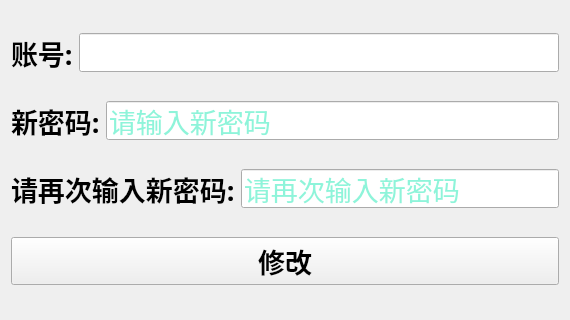
<?xml version="1.0" encoding="UTF-8"?>
<ui version="4.0">
 <class>Form</class>
 <widget class="QWidget" name="Form">
  <property name="geometry">
   <rect>
    <x>0</x>
    <y>0</y>
    <width>570</width>
    <height>320</height>
   </rect>
  </property>
  <property name="minimumSize">
   <size>
    <width>570</width>
    <height>320</height>
   </size>
  </property>
  <property name="maximumSize">
   <size>
    <width>570</width>
    <height>320</height>
   </size>
  </property>
  <property name="windowTitle">
   <string>修改密码</string>
  </property>
  <layout class="QVBoxLayout" name="verticalLayout">
   <item>
    <layout class="QHBoxLayout" name="horizontalLayout">
     <item>
      <widget class="QLabel" name="label">
       <property name="font">
        <font>
         <family>微软雅黑</family>
         <pointsize>20</pointsize>
         <bold>true</bold>
        </font>
       </property>
       <property name="text">
        <string>账号:</string>
       </property>
      </widget>
     </item>
     <item>
      <widget class="QLineEdit" name="txt_user">
       <property name="palette">
        <palette>
         <active>
          <colorrole role="Text">
           <brush brushstyle="SolidPattern">
            <color alpha="255">
             <red>29</red>
             <green>233</green>
             <blue>182</blue>
            </color>
           </brush>
          </colorrole>
         </active>
         <inactive>
          <colorrole role="Text">
           <brush brushstyle="SolidPattern">
            <color alpha="255">
             <red>29</red>
             <green>233</green>
             <blue>182</blue>
            </color>
           </brush>
          </colorrole>
         </inactive>
         <disabled/>
        </palette>
       </property>
       <property name="font">
        <font>
         <pointsize>20</pointsize>
        </font>
       </property>
       <property name="inputMask">
        <string/>
       </property>
       <property name="text">
        <string/>
       </property>
       <property name="readOnly">
        <bool>true</bool>
       </property>
       <property name="placeholderText">
        <string/>
       </property>
      </widget>
     </item>
    </layout>
   </item>
   <item>
    <layout class="QHBoxLayout" name="horizontalLayout_2">
     <item>
      <widget class="QLabel" name="label_2">
       <property name="font">
        <font>
         <family>微软雅黑</family>
         <pointsize>20</pointsize>
         <bold>true</bold>
        </font>
       </property>
       <property name="text">
        <string>新密码:</string>
       </property>
      </widget>
     </item>
     <item>
      <widget class="QLineEdit" name="txt_pwd">
       <property name="palette">
        <palette>
         <active>
          <colorrole role="Text">
           <brush brushstyle="SolidPattern">
            <color alpha="255">
             <red>29</red>
             <green>233</green>
             <blue>182</blue>
            </color>
           </brush>
          </colorrole>
         </active>
         <inactive>
          <colorrole role="Text">
           <brush brushstyle="SolidPattern">
            <color alpha="255">
             <red>29</red>
             <green>233</green>
             <blue>182</blue>
            </color>
           </brush>
          </colorrole>
         </inactive>
         <disabled/>
        </palette>
       </property>
       <property name="font">
        <font>
         <pointsize>20</pointsize>
        </font>
       </property>
       <property name="inputMask">
        <string/>
       </property>
       <property name="text">
        <string/>
       </property>
       <property name="echoMode">
        <enum>QLineEdit::Password</enum>
       </property>
       <property name="placeholderText">
        <string>请输入新密码</string>
       </property>
      </widget>
     </item>
    </layout>
   </item>
   <item>
    <layout class="QHBoxLayout" name="horizontalLayout_3">
     <item>
      <widget class="QLabel" name="label_3">
       <property name="font">
        <font>
         <family>微软雅黑</family>
         <pointsize>20</pointsize>
         <bold>true</bold>
        </font>
       </property>
       <property name="text">
        <string>请再次输入新密码:</string>
       </property>
      </widget>
     </item>
     <item>
      <widget class="QLineEdit" name="txt_pwd2">
       <property name="palette">
        <palette>
         <active>
          <colorrole role="Text">
           <brush brushstyle="SolidPattern">
            <color alpha="255">
             <red>29</red>
             <green>233</green>
             <blue>182</blue>
            </color>
           </brush>
          </colorrole>
         </active>
         <inactive>
          <colorrole role="Text">
           <brush brushstyle="SolidPattern">
            <color alpha="255">
             <red>29</red>
             <green>233</green>
             <blue>182</blue>
            </color>
           </brush>
          </colorrole>
         </inactive>
         <disabled/>
        </palette>
       </property>
       <property name="font">
        <font>
         <pointsize>20</pointsize>
        </font>
       </property>
       <property name="text">
        <string/>
       </property>
       <property name="echoMode">
        <enum>QLineEdit::Password</enum>
       </property>
       <property name="placeholderText">
        <string>请再次输入新密码</string>
       </property>
      </widget>
     </item>
    </layout>
   </item>
   <item>
    <widget class="QPushButton" name="btn_update">
     <property name="font">
      <font>
       <family>微软雅黑</family>
       <pointsize>20</pointsize>
       <bold>true</bold>
      </font>
     </property>
     <property name="text">
      <string>修改</string>
     </property>
    </widget>
   </item>
  </layout>
 </widget>
 <resources/>
 <connections/>
</ui>
